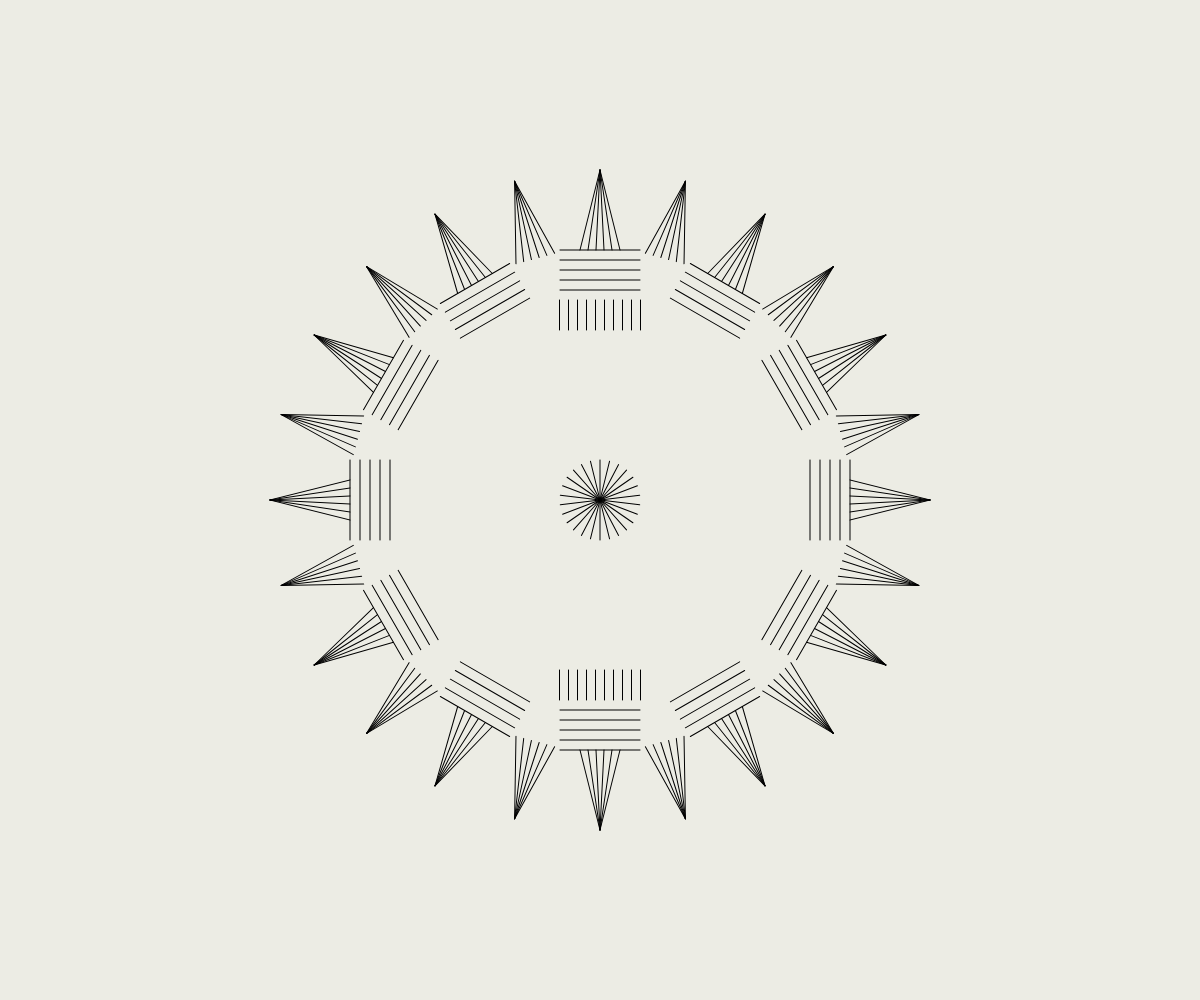
Frame 1 (no input)
Frame 60 (no input): identical to frame 1, image omitted
Frame 120 (the mouse pressed at the canvas centre since frame 60): identical to frame 1, image omitted

The p5.js sketch that drew this single still picture (run headless with seeded random() and noise() and a simulated clock; from frame 60 on, the mouse is pressed at the canvas centre):

// p5.js sketch
// ── sketch.js
function setup() {
  createCanvas(windowWidth, windowHeight);
}

function draw() {
  background('#ecece4');
  stroke(0);
  
  translate(width / 2, height / 2);
  
  drawPupil();
  
  // drawEye();
  
  drawSpikes();
  
  drawMiscLines();
}

function drawPupil() {
  for (var i = 0; i < 26; i++) {
    push();
    rotate(map(i, 0, 26, 0, TWO_PI));
    line(0, 0, 0, -40);
    pop();
  }
}

function drawEye() {
  for (var i = 0; i < 10; i++) {
    var angle = map(i, 0, 10, 0, TWO_PI);
    push();
    translate(37 * 4 * cos(angle), 37 * sin(angle));
    drawHorizontalLines(0, 0, 4, 120, 13, 0);
    pop();
  }
}

function drawSpikes() {
  for (var i = 0; i < 24; i++) {
    push();
    rotate(map(i, 0, 24, 0, TWO_PI));
    translate(0, -250);
    drawTriangleLines(0, 0, 80);
    if (i % 2 === 0) {
      drawHorizontalLines(0, 0, 5, 80, 10);
    }
    pop();
  }
}

function drawMiscLines() {
  for (var i = 0; i < 2; i++) {
    push();
    rotate(map(i, 0, 2, 0, TWO_PI));
    translate(0, -200);
    drawVerticalLines(0, 0, 10, 60, 9);
    pop();
    
    push();
    rotate(map(i, 0, 2, 0, TWO_PI));
    translate(0, -150);
    for(var j = 0; j < 14; j++) {
      
    }
    pop();
    
    // push();
    // rotate(map(i, 0, 2, HALF_PI, PI + HALF_PI));
    // translate(0, -200);
    // drawVerticalLines(0, 0, 10, 60, 9);
    // pop();
  }
}

function drawHorizontalLines(px, py, numLines, lineLength, spacing, lineAngle) {
  var distance = 0.5 * lineLength;
  for (var i = 0; i < numLines; i++) {
     line(px - distance, py + spacing * i, px + distance, py + spacing * i);
  }
}

function drawTriangleLines(px, py, r) {
  line(px, py - r, px - 0.25 * r, py);
  line(px, py - r, px - 0.15 * r, py);
  line(px, py - r, px - 0.05 * r, py);
  line(px, py - r, px + 0.05 * r, py);
  line(px, py - r, px + 0.15 * r, py);
  line(px, py - r, px + 0.25 * r, py);
}

function drawVerticalLines(px, py, numLines, lineLength, spacing) {
  var distance = 0.5 * lineLength;
  for (var i = -(numLines * 0.5); i < (numLines * 0.5); i++) {
    line(px + spacing * i + (spacing / 2), py, px + spacing * i + (spacing / 2), py + distance);
  }
}

function windowResized() {
  resizeCanvas(windowWidth, windowHeight);
}
